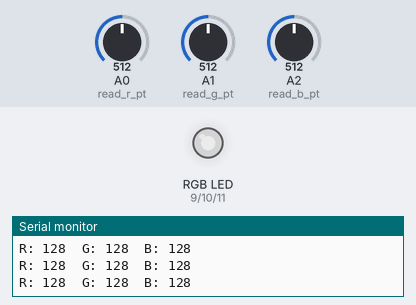
A sketch run on a simulated Arduino Nano, built with avr-gcc and run on an emulated ATmega328P. Shown: an RGB LED mixed from three pins (HIGH = lit), the last lines printed to the serial monitor. The test bench sets the inputs (shaded band); at power-on: A0 (read_r_pt) = 512, A1 (read_g_pt) = 512, A2 (read_b_pt) = 512. Dim RGB values are drawn brighter than linear.

Above: at 1.2 s.
1.3 s: A0 (read_r_pt) set to 716
At 2.0 s:
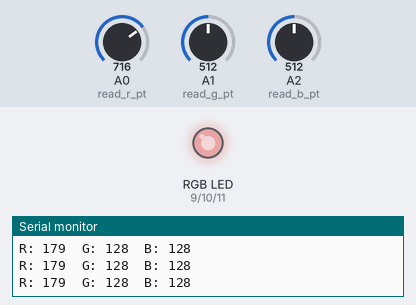
2.8 s: A1 (read_g_pt) set to 44
At 3.5 s:
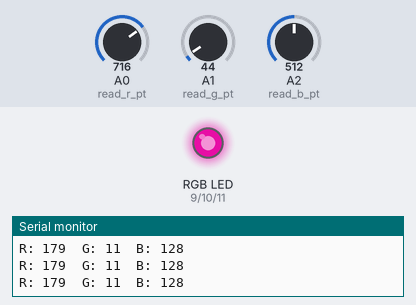
4.3 s: A1 (read_g_pt) set to 36
At 5.5 s:
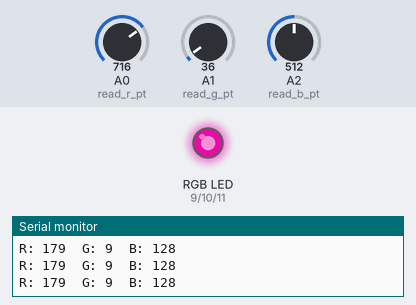
5.8 s: A2 (read_b_pt) set to 410
At 7.0 s:
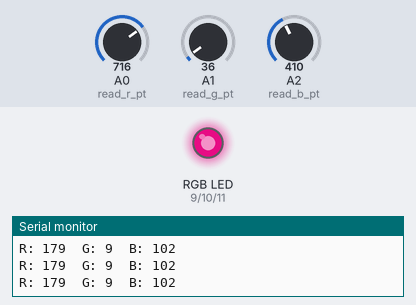
8.8 s: A2 (read_b_pt) set to 382
At 9.8 s:
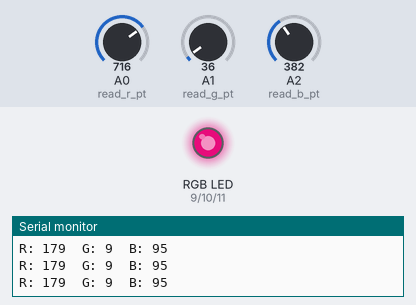
11.8 s: A0 (read_r_pt) set to 410
At 13.0 s:
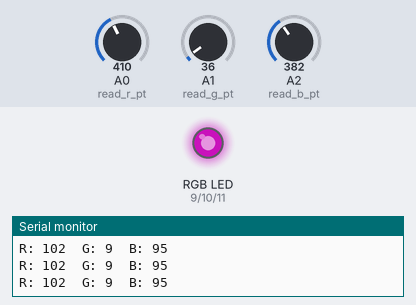
13.3 s: A0 (read_r_pt) set to 384
Timing chart, 0 to 15.8 s (numbered marks = the images above; inputs shaded):
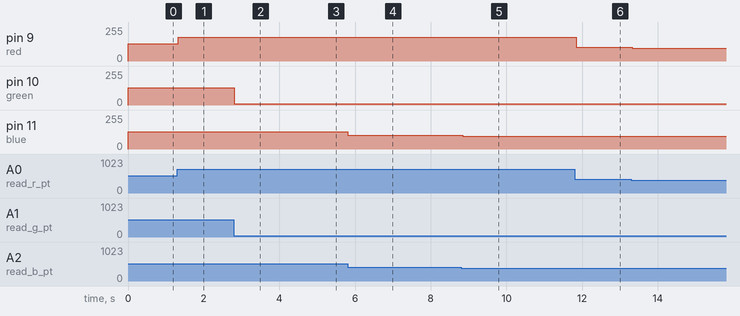

Measured:
- after the input at 1.3 s, pin 9 (red): 128/255 → 179/255 at once
- after the input at 2.8 s, pin 10 (green): 128/255 → 11/255 at once
- after the input at 4.3 s, pin 10 (green): 11/255 → 9/255 at once
- after the input at 5.8 s, pin 11 (blue): 128/255 → 102/255 at once
- after the input at 8.8 s, pin 11 (blue): 102/255 → 95/255 after 0.05 s
- after the input at 11.8 s, pin 9 (red): 179/255 → 102/255 after 0.05 s
- after the input at 13.3 s, pin 9 (red): 102/255 → 96/255 at once

The sketch:

sketch.ino
```cpp
const int red = 9;
const int green = 10;
const int blue = 11;

const int read_r_pt = A0;
const int read_g_pt = A1;
const int read_b_pt = A2;

void setup() {
  // put your setup code here, to run once:
  pinMode(red, OUTPUT);
  pinMode(green, OUTPUT);
  pinMode(blue, OUTPUT);
  pinMode(read_r_pt, INPUT);
  pinMode(read_g_pt, INPUT);
  pinMode(read_b_pt, INPUT);

  Serial.begin(9600);
}

void loop() {
  // put your main code here, to run repeatedly:
  uint8_t duty_r = analogRead(read_r_pt) >> 2;
  uint8_t duty_g = analogRead(read_g_pt) >> 2;
  uint8_t duty_b = analogRead(read_b_pt) >> 2;

  Serial.print("R: ");
  Serial.print(duty_r);
  Serial.print("\tG: ");
  Serial.print(duty_g);
  Serial.print("\tB: ");
  Serial.println(duty_b);

  analogWrite(red, duty_r);
  analogWrite(green, duty_g);
  analogWrite(blue, duty_b);

  delay(50);
}
```
